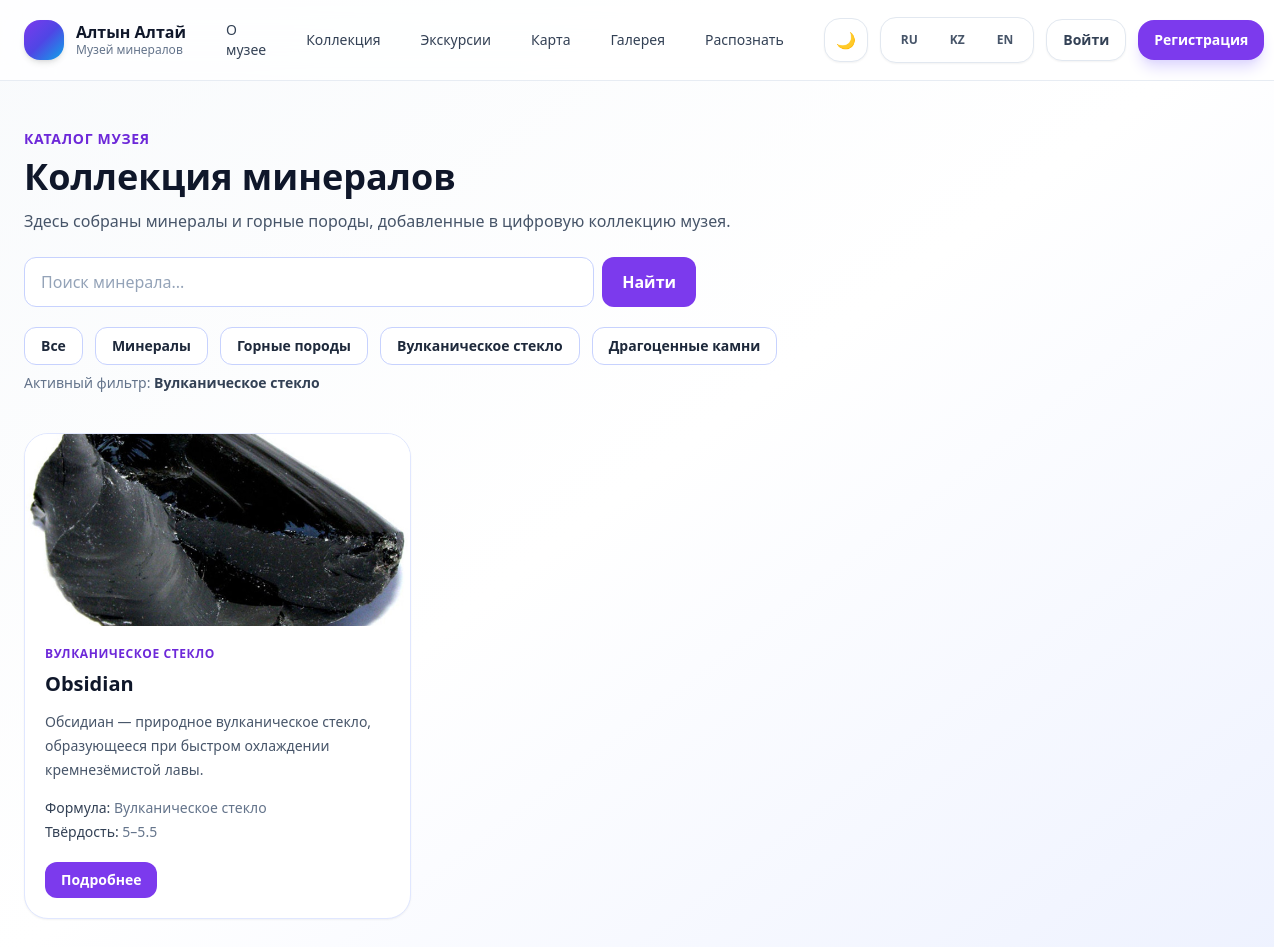
The page /collection/?type=glass on the database its author committed.
### catalog/models.py (models this page shows, shortened)
class Mineral(models.Model):
    CATEGORY_CHOICES = [
        ("mineral", "Минерал"),
        ("rock", "Горная порода"),
        ("glass", "Вулканическое стекло"),
        ("gem", "Драгоценный камень"),
    ]
    slug = models.SlugField(
        max_length=120,
        unique=True,
        verbose_name="Ключ модели",
    )
    title = models.CharField(
        max_length=200,
        verbose_name="Название",
    )
    formula = models.CharField(
        max_length=200,
        blank=True,
        verbose_name="Формула",
    )
    color = models.CharField(
        max_length=200,
        blank=True,
        verbose_name="Цвет",
    )
    hardness = models.CharField(
        max_length=100,
        blank=True,
        verbose_name="Твёрдость",
    )
    origin = models.TextField(
        blank=True,
        verbose_name="Происхождение",
    )
    usage = models.TextField(
        blank=True,
        verbose_name="Применение",
    )
    description = models.TextField(
        blank=True,
        verbose_name="Описание",
    )
    facts = models.JSONField(
        default=list,
        blank=True,
        verbose_name="Интересные факты",
    )
    category = models.CharField(
        max_length=20,
        choices=CATEGORY_CHOICES,
        default="mineral",
        verbose_name="Категория",
    )
    image = models.ImageField(
        upload_to="minerals/",
        blank=True,
        null=True,
        verbose_name="Фото",
    )
    created_at = models.DateTimeField(auto_now_add=True)
    class Meta:
        verbose_name = "Минерал"
        verbose_name_plural = "Минералы"
        ordering = ["title"]

### pages/views.py (the view, shortened to what this page needs)
# urls.py: path("collection/", views.collection, name="collection"),
def collection(request):
    query = request.GET.get("q", "").strip()
    category = request.GET.get("type", "").strip()
    minerals = Mineral.objects.all()
    if category:
        minerals = minerals.filter(category=category)
    return render(request, "pages/collection.html", {
        "minerals": minerals,
        "query": query,
        "category": category,
    })

### templates/pages/collection.html (shortened to what this page needs)
<!doctype html>
<html lang="ru">
<head>
  <script src="https://cdn.tailwindcss.com"></script>
</head>
<body class="min-h-screen bg-gradient-to-br from-slate-50 via-white to-indigo-50 text-slate-900 dark:from-slate-950 dark:via-slate-900 dark:to-slate-950 dark:text-slate-100">
  {% include "includes/header.html" %}
  <section class="max-w-7xl mx-auto px-6 py-12">
    <div class="mb-10">
      <div class="text-sm font-semibold text-violet-700 uppercase tracking-wider dark:text-violet-400">
        Каталог музея
      </div>
      <h1 class="mt-2 text-4xl font-extrabold text-slate-900 dark:text-white">
        Коллекция минералов
      </h1>
      <p class="mt-3 text-slate-600 dark:text-slate-300">
        Здесь собраны минералы и горные породы, добавленные в цифровую коллекцию музея.
      </p>
      <div class="mt-6 max-w-2xl relative">
        <form method="get" id="search-form">
          <div class="flex gap-2">
            <input
              id="search-input"
              type="text"
              name="q"
              value="{{ query }}"
              placeholder="Поиск минерала..."
              autocomplete="off"
              class="w-full px-4 py-3 rounded-xl border border-indigo-200 bg-white text-slate-900 placeholder:text-slate-400 focus:outline-none focus:ring-2 focus:ring-indigo-400 dark:border-slate-700 dark:bg-slate-900 dark:text-slate-100 dark:placeholder:text-slate-500"
            >
            <button
              type="submit"
              class="px-5 py-3 rounded-xl bg-violet-600 text-white font-semibold hover:bg-violet-700"
            >
              Найти
            </button>
          </div>
        </form>
      </div>
      <div class="flex flex-wrap gap-3 mt-5">
        <a href="/collection/"
           class="px-4 py-2 rounded-xl border border-indigo-200 bg-white text-slate-800 hover:bg-indigo-50 text-sm font-semibold dark:border-slate-700 dark:bg-slate-900 dark:text-slate-100 dark:hover:bg-slate-800">
          Все
        </a>
        <a href="/collection/?type=mineral"
           class="px-4 py-2 rounded-xl border border-indigo-200 bg-white text-slate-800 hover:bg-indigo-50 text-sm font-semibold dark:border-slate-700 dark:bg-slate-900 dark:text-slate-100 dark:hover:bg-slate-800">
          Минералы
        </a>
        <a href="/collection/?type=rock"
           class="px-4 py-2 rounded-xl border border-indigo-200 bg-white text-slate-800 hover:bg-indigo-50 text-sm font-semibold dark:border-slate-700 dark:bg-slate-900 dark:text-slate-100 dark:hover:bg-slate-800">
          Горные породы
        </a>
        <a href="/collection/?type=glass"
           class="px-4 py-2 rounded-xl border border-indigo-200 bg-white text-slate-800 hover:bg-indigo-50 text-sm font-semibold dark:border-slate-700 dark:bg-slate-900 dark:text-slate-100 dark:hover:bg-slate-800">
          Вулканическое стекло
        </a>
        <a href="/collection/?type=gem"
           class="px-4 py-2 rounded-xl border border-indigo-200 bg-white text-slate-800 hover:bg-indigo-50 text-sm font-semibold dark:border-slate-700 dark:bg-slate-900 dark:text-slate-100 dark:hover:bg-slate-800">
          Драгоценные камни
        </a>
      </div>
      {% if category %}
        <p class="mt-2 text-sm text-slate-500 dark:text-slate-400">
          Активный фильтр:
          <span class="font-semibold text-slate-700 dark:text-slate-200">
            {% if category == "mineral" %}
              Минералы
            {% elif category == "rock" %}
              Горные породы
            {% elif category == "glass" %}
              Вулканическое стекло
            {% elif category == "gem" %}
              Драгоценные камни
            {% else %}
              {{ category }}
            {% endif %}
          </span>
        </p>
      {% endif %}
    </div>
    <div class="grid md:grid-cols-2 lg:grid-cols-3 xl:grid-cols-4 gap-8">
      {% for mineral in minerals %}
      <div class="bg-white rounded-3xl border border-indigo-100 shadow-sm hover:shadow-lg transition overflow-hidden dark:bg-slate-900 dark:border-slate-800">
        {% if mineral.image %}
          <img src="{{ mineral.image.url }}" alt="{{ mineral.title }}" class="h-48 w-full object-cover">
        {% else %}
          <div class="h-48 bg-slate-100 flex items-center justify-center text-slate-400 dark:bg-slate-800 dark:text-slate-500">
            Нет фото
          </div>
        {% endif %}
        <div class="p-5">
          <div class="text-xs text-violet-700 font-semibold uppercase tracking-wider dark:text-violet-400">
            {{ mineral.get_category_display }}
          </div>
          <h2 class="mt-2 text-xl font-bold text-slate-900 dark:text-white">
            {{ mineral.title }}
          </h2>
          <p class="mt-3 text-sm text-slate-600 leading-6 dark:text-slate-300">
            {{ mineral.description|truncatechars:120 }}
          </p>
          <div class="mt-4 text-sm text-slate-500 dark:text-slate-400">
            <div>
              <span class="font-medium text-slate-700 dark:text-slate-200">Формула:</span>
              {{ mineral.formula|default:"—" }}
            </div>
            <div class="mt-1">
              <span class="font-medium text-slate-700 dark:text-slate-200">Твёрдость:</span>
              {{ mineral.hardness|default:"—" }}
            </div>
          </div>
          <a href="{% url 'pages:mineral_detail' mineral.slug %}"
             class="inline-block mt-5 px-4 py-2 rounded-xl bg-violet-600 text-white text-sm font-semibold hover:bg-violet-700 transition">
            Подробнее
          </a>
        </div>
      </div>
      {% endfor %}
    </div>
  </section>
</body>
</html>

### rows shown on the page
Mineral: image (picture), category "ВУЛКАНИЧЕСКОЕ СТЕКЛО", title "Obsidian", description "Обсидиан — природное вулканическое стекло, образующееся при быстром охлаждении кремнезёмистой лавы.", formula "Вулканическое стекло", hardness "5–5.5"
